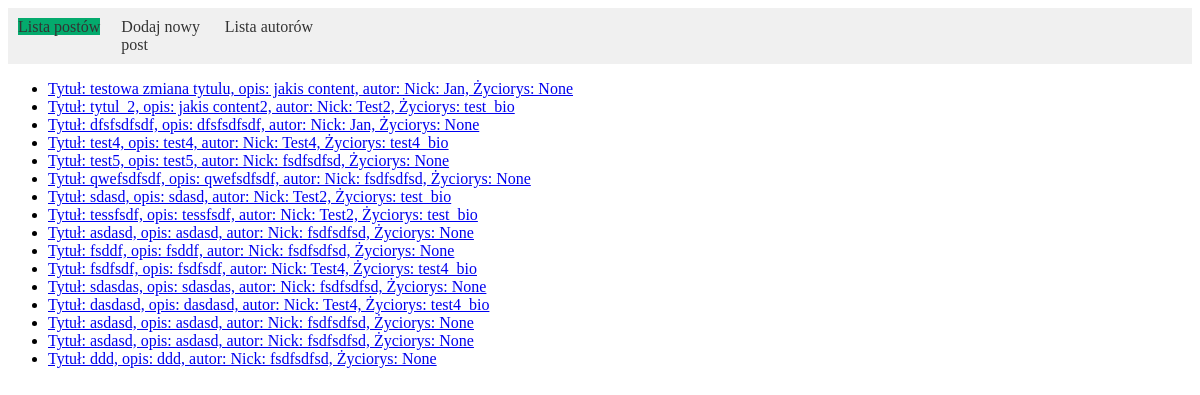
Before: / with the older database file.
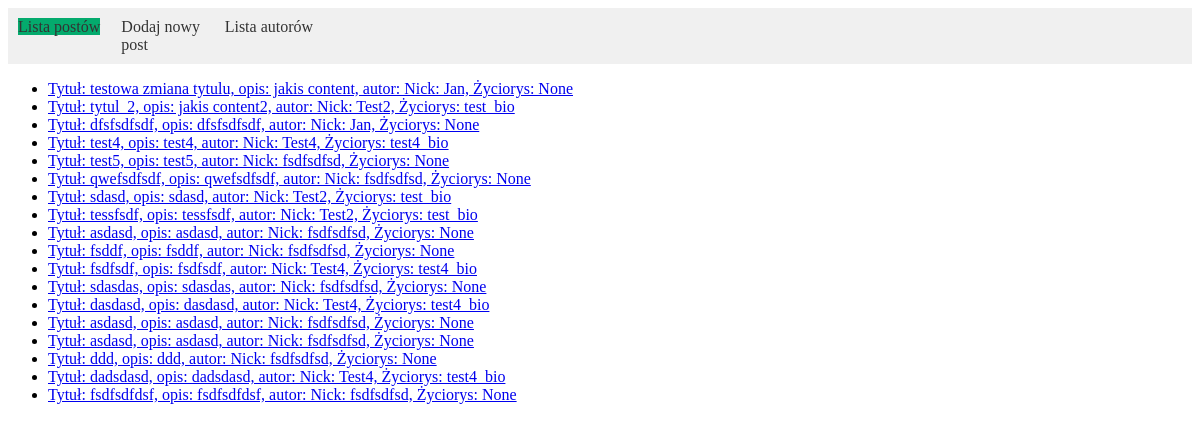
After: the same page with the newer database file.
### posts/models.py (models this page shows)
class Post(models.Model):
    title = models.CharField(max_length=50)
    content = models.TextField()
    created = models.DateTimeField(auto_now_add=True)
    modified = models.DateTimeField(auto_now=True)
    author = models.ForeignKey(
        'posts.Author',
        on_delete=models.CASCADE
    )
    def __str__(self):
        return f"Tytuł: {self.title}, opis: {self.content}, autor: {self.author}"

class Author(models.Model):
    nick = models.CharField(max_length=50)
    email = models.EmailField()
    bio = models.TextField(null=True)
    def __str__(self):
        return f"Nick: {self.nick}, Życiorys: {self.bio}"

### posts/views.py (the view)
# urls.py: path('', post_list, name='lista_postow'),
def post_list(request):
    posts = Post.objects.all()
    return render(
        request=request,
        template_name="posts/main.html",
        context={'posts': posts, 'title': 'Lista postów', 'active_tab': 'post_list'},
    )

### posts/templates/posts/main.html (shortened to what this page needs)
<!DOCTYPE html>
<html lang="en">
<head>
    {% load static %}
    <link rel="stylesheet" type="text/css" href="{% static 'css/style.css' %}">
</head>
<body>
<header class="logo">
    <nav>
        <ul>
            <li><a {% if active_tab == 'post_list' %} class='active' {% endif %} href="{% url 'posts:lista_postow' %}">Lista
                postów</a></li>
            <li><a {% if active_tab == 'post_add' %} class='active' {% endif %} href="{% url 'posts:post_add' %}">Dodaj
                nowy
                post</a>
            </li>
            <li><a {% if active_tab == 'authors_list' %} class='active' {% endif %}
                                                         href="{% url 'posts:lista_autorow' %}">Lista
                autorów</a></li>
        </ul>
    </nav>
</header>
{% block content %}
    <ul>
        {% for p in posts %}
            <li><a href="{% url "posts:post" p.id %}">{{ p }}</a></li>
        {% endfor %}
    </ul>
{% endblock %}
</body>
</html>

Changed rows visible on the page:
added Post: title+content+author "Tytuł: dadsdasd, opis: dadsdasd, autor: Nick: Test4, Życiorys: test4_bio"
added Post: title+content+author "Tytuł: fsdfsdfdsf, opis: fsdfsdfdsf, autor: Nick: fsdfsdfsd, Życiorys: None"
